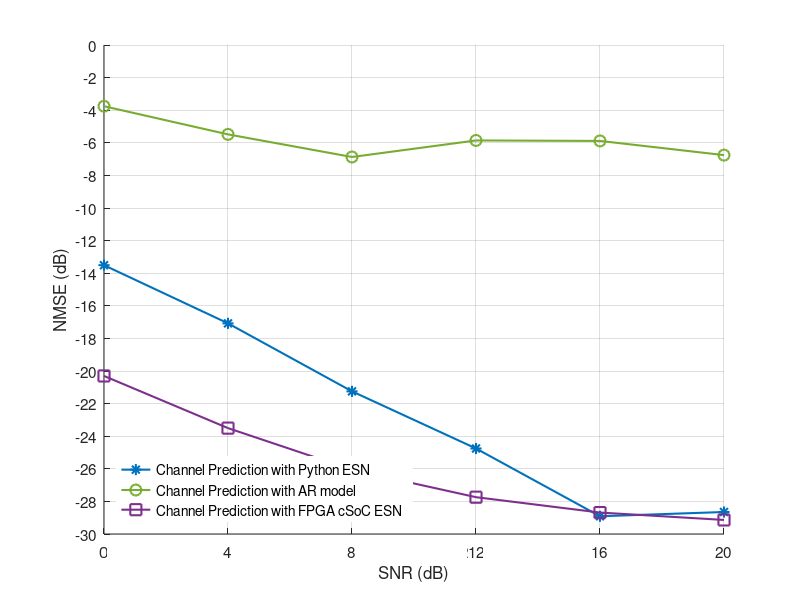

The MATLAB script that drew this image: (Note: this script raises an error after producing the figure.)
% MATLAB Script for NMSE v. SNR Plot (used in Final Report)
% Virginia Tech ECE Department
% Author: Christopher Boerner

% Data
SNR_dB_range       = [ 0  4  8 12 16 20];
test_NMSE_avg      = [-13.5085422  -17.07663006 -21.24854471 -24.75378508 -28.91156788 -28.65034104];
AR_test_NMSE_avg   = [ -3.75639805  -5.48333268   -6.87055535  -5.85575509  -5.88480373  -6.75513861];
SOC_test_NMSE_avg  = [-20.30350     -23.50448    -26.05625    -27.74150    -28.68467    -29.13668   ];

% Create figure
figure; hold on; grid on;
set(gcf,'Color','w');

% Plot each curve
p1 = plot(SNR_dB_range, test_NMSE_avg,  '-*', 'Color',[0 0.4470 0.7410], ...
          'LineWidth',1.5,'MarkerSize',8, 'DisplayName','Channel Prediction with Python ESN');
p2 = plot(SNR_dB_range, AR_test_NMSE_avg, '-o', 'Color',[0.4660 0.6740 0.1880], ...
          'LineWidth',1.5,'MarkerSize',8, 'DisplayName','Channel Prediction with AR model');
p3 = plot(SNR_dB_range, SOC_test_NMSE_avg,'-s', 'Color',[0.4940 0.1840 0.5560], ...
          'LineWidth',1.5,'MarkerSize',8, 'DisplayName','Channel Prediction with FPGA cSoC ESN');

% Axes labels and title
xlabel('SNR (dB)','FontSize',12);
ylabel('NMSE (dB)','FontSize',12);
xlim([min(SNR_dB_range) max(SNR_dB_range)]);
ylim([-30  0]);  % adjust as needed
set(gca,'XTick',SNR_dB_range,'YTick',-30:2:0,'FontSize',11);

% Legend
legend('Location','southwest','FontSize',10,'Box','off');

% Optionally add a light background grid
ax = gca;
ax.GridLineStyle = '-';
ax.GridAlpha = 0.3;

hold off;
